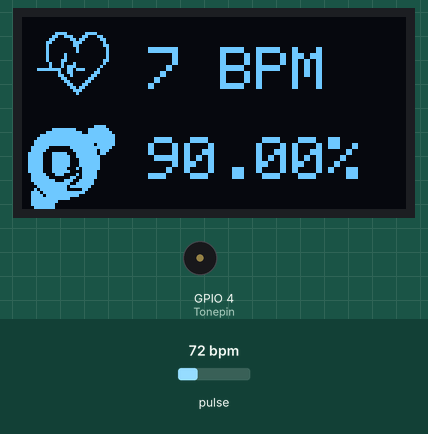
Recording of a sketch running on a simulated ESP32. On the bench: 128×64 one-colour display, buzzer (waves = sounding). Inputs (shaded band) come from the test bench; at power-on: pulse 72 bpm. The display library's start-up logo is not drawn; what the sketch prints to the serial monitor is not drawn.

Above: at 4.2 s.
4.3 s: pulse set to 130 bpm
At 4.7 s:
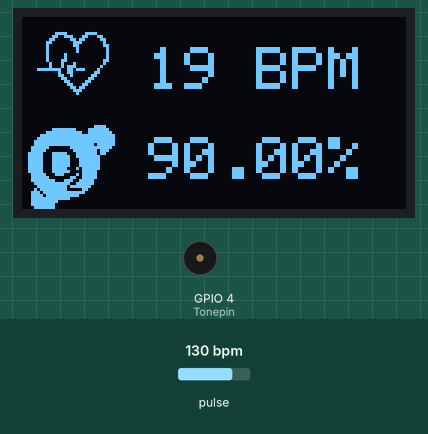
7.3 s: pulse set to 42 bpm
At 7.6 s:
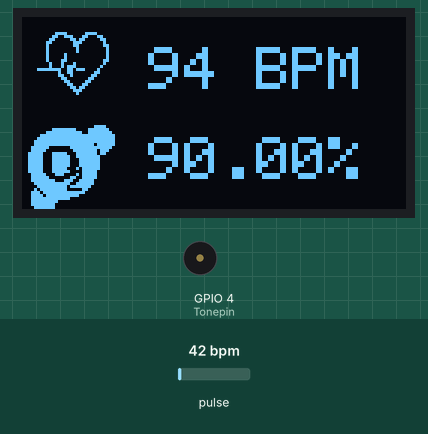
10.3 s: pulse set to 91 bpm
At 11.4 s:
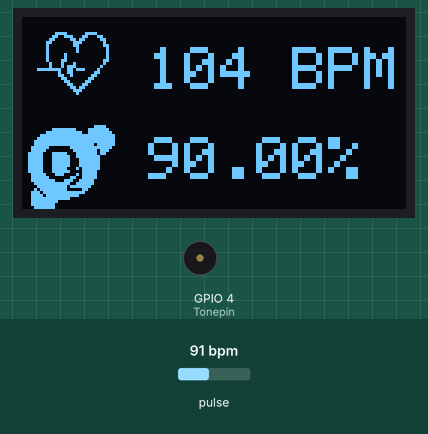
Timing chart, 0 to 18.4 s (numbered marks = the images above; inputs shaded):
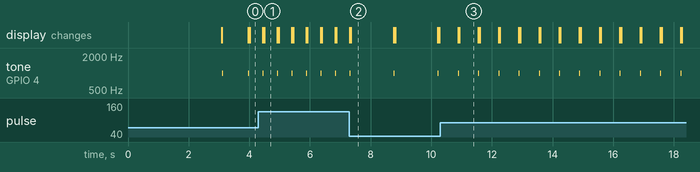

Measured:
- after the input at 4.3 s, tone on GPIO 4 (Tonepin): alternates 1000 Hz for 0.01 s and silent for 0.47 s, starting after 0.15 s
- after the input at 7.3 s, tone on GPIO 4 (Tonepin): alternates 1000 Hz for 0.01 s and silent for 1.4 s, starting after 1.5 s
- after the input at 10.3 s, tone on GPIO 4 (Tonepin): alternates 1000 Hz for 0.01 s and silent for 0.66 s, starting after 0.59 s
- by itself, tone on GPIO 4 (Tonepin): alternates 1000 Hz for 0.01 s and silent for 0.85 s
- what the display in image 1 shows lasts 0.4 s, from 4.5 s to 4.9 s
- what the display in image 2 shows lasts 1.4 s, from 7.4 s to 8.8 s
- what the display in image 3 shows lasts 0.7 s, from 10.9 s to 11.6 s

The sketch:

BloodOxygen.ino
```cpp
//安裝3個程式庫：1.Adafruit SSD1306、2.MAX30105、3.ESP32Servo
//關於MAX30102可以參閱文件：https://datasheets.maximintegrated.com/en/ds/MAX30102.pdf
//https://pdfserv.maximintegrated.com/en/an/AN6409.pdf
#include <Adafruit_GFX.h> //OLED libraries
#include <Adafruit_SSD1306.h>
#include <Wire.h>
#include "MAX30105.h"  //MAX3010x library
#include "heartRate.h" //Heart rate calculating algorithm
// #include "ESP32Servo.h"
MAX30105 particleSensor;
int Tonepin = 4;
//計算心跳用變數
const byte RATE_SIZE = 10; //多少平均數量
byte rates[RATE_SIZE];     //心跳陣列
byte rateSpot = 0;
long lastBeat = 0; //Time at which the last beat occurred
float beatsPerMinute;
int beatAvg;

//計算血氧用變數
double avered = 0;
double aveir = 0;
double sumirrms = 0;
double sumredrms = 0;

double SpO2 = 0;
double ESpO2 = 90.0; //初始值
double FSpO2 = 0.7;  //filter factor for estimated SpO2
double frate = 0.95; //low pass filter for IR/red LED value to eliminate AC component
int i = 0;
int Num = 30;             //取樣100次才計算1次
#define FINGER_ON 7000    //紅外線最小量（判斷手指有沒有上）
#define MINIMUM_SPO2 90.0 //血氧最小量

//OLED設定
#define SCREEN_WIDTH 128                                                  //OLED寬度
#define SCREEN_HEIGHT 64                                                  //OLED高度
#define OLED_RESET -1                                                     //Reset pin
Adafruit_SSD1306 display(SCREEN_WIDTH, SCREEN_HEIGHT, &Wire, OLED_RESET); //Declaring the display name (display)

//心跳小圖
static const unsigned char PROGMEM logo2_bmp[] =
    {
        0x03,
        0xC0,
        0xF0,
        0x06,
        0x71,
        0x8C,
        0x0C,
        0x1B,
        0x06,
        0x18,
        0x0E,
        0x02,
        0x10,
        0x0C,
        0x03,
        0x10, //Logo2 and Logo3 are two bmp pictures that display on the OLED if called
        0x04,
        0x01,
        0x10,
        0x04,
        0x01,
        0x10,
        0x40,
        0x01,
        0x10,
        0x40,
        0x01,
        0x10,
        0xC0,
        0x03,
        0x08,
        0x88,
        0x02,
        0x08,
        0xB8,
        0x04,
        0xFF,
        0x37,
        0x08,
        0x01,
        0x30,
        0x18,
        0x01,
        0x90,
        0x30,
        0x00,
        0xC0,
        0x60,
        0x00,
        0x60,
        0xC0,
        0x00,
        0x31,
        0x80,
        0x00,
        0x1B,
        0x00,
        0x00,
        0x0E,
        0x00,
        0x00,
        0x04,
        0x00,
};
//心跳大圖
static const unsigned char PROGMEM logo3_bmp[] =
    {0x01, 0xF0, 0x0F, 0x80, 0x06, 0x1C, 0x38, 0x60, 0x18, 0x06, 0x60, 0x18, 0x10, 0x01, 0x80, 0x08,
     0x20, 0x01, 0x80, 0x04, 0x40, 0x00, 0x00, 0x02, 0x40, 0x00, 0x00, 0x02, 0xC0, 0x00, 0x08, 0x03,
     0x80, 0x00, 0x08, 0x01, 0x80, 0x00, 0x18, 0x01, 0x80, 0x00, 0x1C, 0x01, 0x80, 0x00, 0x14, 0x00,
     0x80, 0x00, 0x14, 0x00, 0x80, 0x00, 0x14, 0x00, 0x40, 0x10, 0x12, 0x00, 0x40, 0x10, 0x12, 0x00,
     0x7E, 0x1F, 0x23, 0xFE, 0x03, 0x31, 0xA0, 0x04, 0x01, 0xA0, 0xA0, 0x0C, 0x00, 0xA0, 0xA0, 0x08,
     0x00, 0x60, 0xE0, 0x10, 0x00, 0x20, 0x60, 0x20, 0x06, 0x00, 0x40, 0x60, 0x03, 0x00, 0x40, 0xC0,
     0x01, 0x80, 0x01, 0x80, 0x00, 0xC0, 0x03, 0x00, 0x00, 0x60, 0x06, 0x00, 0x00, 0x30, 0x0C, 0x00,
     0x00, 0x08, 0x10, 0x00, 0x00, 0x06, 0x60, 0x00, 0x00, 0x03, 0xC0, 0x00, 0x00, 0x01, 0x80, 0x00};
//氧氣圖示
static const unsigned char PROGMEM O2_bmp[] = {
    0x00, 0x00, 0x00, 0x00, 0x00, 0x00, 0x00, 0xf0, 0x00, 0x3f, 0xc3, 0xf8, 0x00, 0xff, 0xf3, 0xfc,
    0x03, 0xff, 0xff, 0xfe, 0x07, 0xff, 0xff, 0xfe, 0x0f, 0xff, 0xff, 0xfe, 0x0f, 0xff, 0xff, 0x7e,
    0x1f, 0x80, 0xff, 0xfc, 0x1f, 0x00, 0x7f, 0xb8, 0x3e, 0x3e, 0x3f, 0xb0, 0x3e, 0x3f, 0x3f, 0xc0,
    0x3e, 0x3f, 0x1f, 0xc0, 0x3e, 0x3f, 0x1f, 0xc0, 0x3e, 0x3f, 0x1f, 0xc0, 0x3e, 0x3e, 0x2f, 0xc0,
    0x3e, 0x3f, 0x0f, 0x80, 0x1f, 0x1c, 0x2f, 0x80, 0x1f, 0x80, 0xcf, 0x80, 0x1f, 0xe3, 0x9f, 0x00,
    0x0f, 0xff, 0x3f, 0x00, 0x07, 0xfe, 0xfe, 0x00, 0x0b, 0xfe, 0x0c, 0x00, 0x1d, 0xff, 0xf8, 0x00,
    0x1e, 0xff, 0xe0, 0x00, 0x1f, 0xff, 0x00, 0x00, 0x1f, 0xf0, 0x00, 0x00, 0x1f, 0xe0, 0x00, 0x00,
    0x0f, 0xe0, 0x00, 0x00, 0x07, 0x80, 0x00, 0x00, 0x00, 0x00, 0x00, 0x00, 0x00, 0x00, 0x00, 0x00};

void setup()
{
    Serial.begin(115200);
    Serial.println("System Start");
    display.begin(SSD1306_SWITCHCAPVCC, 0x3C); //Start the OLED display
    display.display();
    delay(3000);
    //檢查
    if (!particleSensor.begin(Wire, I2C_SPEED_FAST)) //Use default I2C port, 400kHz speed
    {
        Serial.println("找不到MAX30102");
        while (1)
            ;
    }
    byte ledBrightness = 0x7F; //亮度Options: 0=Off to 255=50mA
    byte sampleAverage = 4;    //Options: 1, 2, 4, 8, 16, 32
    byte ledMode = 2;          //Options: 1 = Red only(心跳), 2 = Red + IR(血氧)
    //Options: 1 = IR only, 2 = Red + IR on MH-ET LIVE MAX30102 board
    int sampleRate = 800; //Options: 50, 100, 200, 400, 800, 1000, 1600, 3200
    int pulseWidth = 215; //Options: 69, 118, 215, 411
    int adcRange = 16384; //Options: 2048, 4096, 8192, 16384
    // Set up the wanted parameters
    particleSensor.setup(ledBrightness, sampleAverage, ledMode, sampleRate, pulseWidth, adcRange); //Configure sensor with these settings
    particleSensor.enableDIETEMPRDY();

    particleSensor.setPulseAmplitudeRed(0x0A); //Turn Red LED to low to indicate sensor is running
    particleSensor.setPulseAmplitudeGreen(0);  //Turn off Green LED
}

void loop()
{
    long irValue = particleSensor.getIR(); //Reading the IR value it will permit us to know if there's a finger on the sensor or not
    //是否有放手指
    if (irValue > FINGER_ON)
    {
        display.clearDisplay();                             //清除螢幕
        display.drawBitmap(5, 5, logo2_bmp, 24, 21, WHITE); //顯示小的心跳圖示
        display.setTextSize(2);                             //設定文字大小
        display.setTextColor(WHITE);                        //文字顏色
        display.setCursor(42, 10);                          //設定游標位置
        display.print(beatAvg);
        display.println(" BPM");                          //顯示心跳數值
        display.drawBitmap(0, 35, O2_bmp, 32, 32, WHITE); //顯示氧氣圖示
        display.setCursor(42, 40);                        //設定游標位置
        display.print(ESpO2);
        display.println("%"); //顯示血氧數值
        display.display();    //顯示螢幕
        //是否有心跳
        if (checkForBeat(irValue) == true)
        {
            display.clearDisplay();                             //清除螢幕
            display.drawBitmap(0, 0, logo3_bmp, 32, 32, WHITE); //顯示大的心跳圖示
            display.setTextSize(2);                             //設定文字大小
            display.setTextColor(WHITE);                        //文字顏色
            display.setCursor(42, 10);                          //設定游標位置
            display.print(beatAvg);
            display.println(" BPM");                          //顯示心跳數值
            display.drawBitmap(0, 35, O2_bmp, 32, 32, WHITE); //顯示氧氣圖示
            display.setCursor(42, 40);                        //設定游標位置
            display.print(ESpO2);
            display.println("%"); //顯示血氧數值
            display.display();    //顯示螢幕
            tone(Tonepin, 1000);  //發出聲音
            delay(10);
            noTone(Tonepin); //停止聲音
            Serial.print("beatAvg=");
            Serial.println(beatAvg);          //將心跳顯示到序列
            long delta = millis() - lastBeat; //計算心跳差
            lastBeat = millis();
            beatsPerMinute = 60 / (delta / 1000.0); //計算平均心跳
            if (beatsPerMinute < 255 && beatsPerMinute > 20)
            {
                //心跳必須再20-255之間
                rates[rateSpot++] = (byte)beatsPerMinute; //儲存心跳數值陣列
                rateSpot %= RATE_SIZE;
                beatAvg = 0; //計算平均值
                for (byte x = 0; x < RATE_SIZE; x++)
                {
                    beatAvg += rates[x];
                }
                beatAvg /= RATE_SIZE;
            }
        }

        //計算血氧
        uint32_t ir, red;
        double fred, fir;
        particleSensor.check(); //Check the sensor, read up to 3 samples
        if (particleSensor.available())
        {
            i++;
            red = particleSensor.getFIFOIR(); //讀取紅光
            ir = particleSensor.getFIFORed(); //讀取紅外線
            //Serial.println("red=" + String(red) + ",IR=" + String(ir) + ",i=" + String(i));
            fred = (double)red;                                    //轉double
            fir = (double)ir;                                      //轉double
            avered = avered * frate + (double)red * (1.0 - frate); //average red level by low pass filter
            aveir = aveir * frate + (double)ir * (1.0 - frate);    //average IR level by low pass filter
            sumredrms += (fred - avered) * (fred - avered);        //square sum of alternate component of red level
            sumirrms += (fir - aveir) * (fir - aveir);             //square sum of alternate component of IR level
            if ((i % Num) == 0)
            {
                double R = (sqrt(sumredrms) / avered) / (sqrt(sumirrms) / aveir);
                SpO2 = -23.3 * (R - 0.4) + 100;
                ESpO2 = FSpO2 * ESpO2 + (1.0 - FSpO2) * SpO2; //low pass filter
                if (ESpO2 <= MINIMUM_SPO2)
                    ESpO2 = MINIMUM_SPO2; //indicator for finger detached
                if (ESpO2 > 100)
                    ESpO2 = 99.9;
                Serial.print("Oxygen % = ");
                Serial.println(ESpO2);
                sumredrms = 0.0;
                sumirrms = 0.0;
                SpO2 = 0;
                i = 0;
            }
            particleSensor.nextSample(); //We're finished with this sample so move to next sample
        }
    }
    else
    {

        beatAvg = 0;
        display.clearDisplay();
        display.setTextSize(2);
        display.setTextColor(WHITE);
        display.setCursor(30, 5);
        display.println("Finger");
        display.setCursor(30, 35);
        display.println("Please");
        display.display();
        noTone(Tonepin);
    }
}
```
